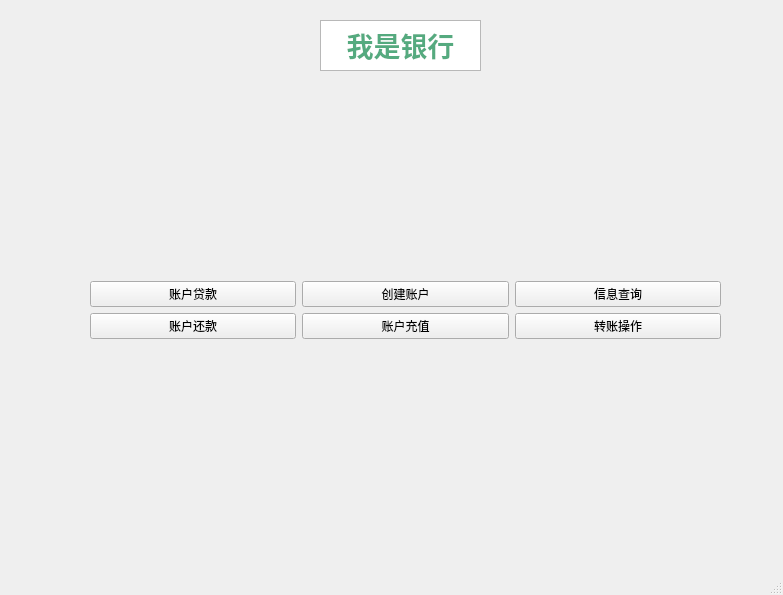
<?xml version="1.0" encoding="UTF-8"?>
<ui version="4.0">
 <class>MainWindow</class>
 <widget class="QMainWindow" name="MainWindow">
  <property name="enabled">
   <bool>true</bool>
  </property>
  <property name="geometry">
   <rect>
    <x>0</x>
    <y>0</y>
    <width>783</width>
    <height>595</height>
   </rect>
  </property>
  <property name="windowTitle">
   <string>银行</string>
  </property>
  <widget class="QWidget" name="centralwidget">
   <property name="enabled">
    <bool>true</bool>
   </property>
   <widget class="QWidget" name="verticalLayoutWidget_4">
    <property name="geometry">
     <rect>
      <x>90</x>
      <y>100</y>
      <width>631</width>
      <height>421</height>
     </rect>
    </property>
    <layout class="QVBoxLayout" name="verticalLayout_5">
     <item>
      <layout class="QHBoxLayout" name="horizontalLayout">
       <item>
        <layout class="QVBoxLayout" name="verticalLayout_3">
         <item>
          <widget class="QPushButton" name="DaiKuan">
           <property name="text">
            <string>账户贷款</string>
           </property>
          </widget>
         </item>
         <item>
          <widget class="QPushButton" name="HuanKuan">
           <property name="text">
            <string>账户还款</string>
           </property>
          </widget>
         </item>
        </layout>
       </item>
       <item>
        <layout class="QVBoxLayout" name="verticalLayout">
         <item>
          <widget class="QPushButton" name="ChuangJian">
           <property name="text">
            <string>创建账户</string>
           </property>
          </widget>
         </item>
         <item>
          <widget class="QPushButton" name="ChongZhi">
           <property name="text">
            <string>账户充值</string>
           </property>
          </widget>
         </item>
        </layout>
       </item>
       <item>
        <layout class="QVBoxLayout" name="verticalLayout_2">
         <item>
          <widget class="QPushButton" name="ChaXun">
           <property name="text">
            <string>信息查询</string>
           </property>
          </widget>
         </item>
         <item>
          <widget class="QPushButton" name="ZhuanZhang">
           <property name="text">
            <string>转账操作</string>
           </property>
          </widget>
         </item>
        </layout>
       </item>
      </layout>
     </item>
    </layout>
   </widget>
   <widget class="QTextBrowser" name="textBrowser">
    <property name="geometry">
     <rect>
      <x>320</x>
      <y>20</y>
      <width>161</width>
      <height>51</height>
     </rect>
    </property>
    <property name="html">
     <string>&lt;!DOCTYPE HTML PUBLIC &quot;-//W3C//DTD HTML 4.0//EN&quot; &quot;http://www.w3.org/TR/REC-html40/strict.dtd&quot;&gt;
&lt;html&gt;&lt;head&gt;&lt;meta name=&quot;qrichtext&quot; content=&quot;1&quot; /&gt;&lt;style type=&quot;text/css&quot;&gt;
p, li { white-space: pre-wrap; }
&lt;/style&gt;&lt;/head&gt;&lt;body style=&quot; font-family:'SimSun'; font-size:9pt; font-weight:400; font-style:normal;&quot;&gt;
&lt;p align=&quot;center&quot; style=&quot; margin-top:0px; margin-bottom:0px; margin-left:0px; margin-right:0px; -qt-block-indent:0; text-indent:0px;&quot;&gt;&lt;span style=&quot; font-size:20pt; font-weight:600; color:#55aa7f;&quot;&gt;我是银行&lt;/span&gt;&lt;/p&gt;&lt;/body&gt;&lt;/html&gt;</string>
    </property>
   </widget>
  </widget>
  <widget class="QStatusBar" name="statusbar"/>
 </widget>
 <resources/>
 <connections/>
</ui>
